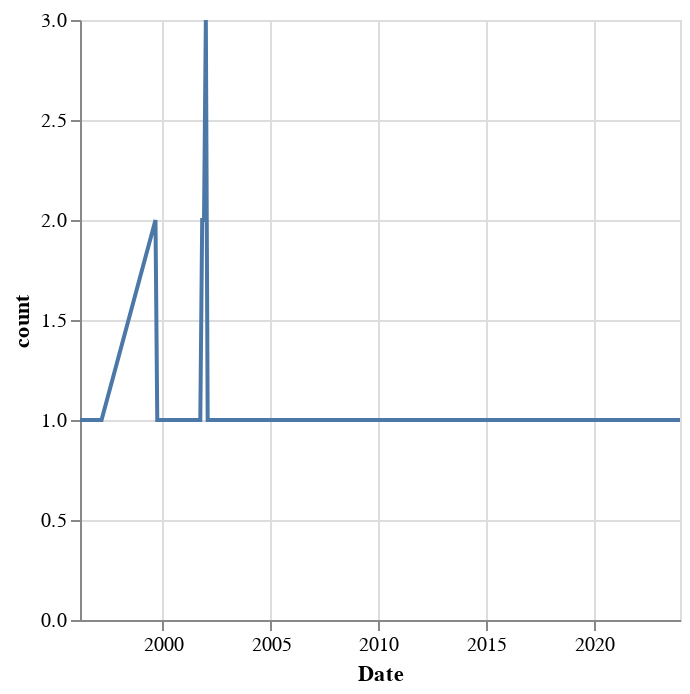

Notebook code cell kept with this figure:
### Code cell
res.filter(c("match_priority") == 1)["Date"].value_counts(sort=True).plot.line(
    x="Date", y="count"
)

### Figure 1 — Vega-Lite specification as saved in the notebook (floating-point values rounded to 4 significant figures)
{"config": {"view": {"continuousWidth": 300, "continuousHeight": 300}}, "data": {"name": "data-ff644e2a5d095bd95d89c9a03ea03c3d"}, "mark": {"type": "line", "tooltip": true}, "encoding": {"x": {"field": "Date", "type": "temporal"}, "y": {"field": "count", "type": "quantitative"}}, "params": [{"name": "param_2", "select": {"type": "interval", "encodings": ["x", "y"]}, "bind": "scales"}], "$schema": "https://vega.github.io/schema/vega-lite/v5.20.1.json", "datasets": {"data-ff644e2a5d095bd95d89c9a03ea03c3d": [{"Date": "2001-12-31T00:00:00", "count": 3}, {"Date": "1999-08-31T00:00:00", "count": 2}, {"Date": "2001-10-30T00:00:00", "count": 2}, {"Date": "2001-11-30T00:00:00", "count": 2}, {"Date": "1996-02-29T00:00:00", "count": 1}, {"Date": "1996-09-30T00:00:00", "count": 1}, {"Date": "1996-12-31T00:00:00", "count": 1}, {"Date": "1997-02-28T00:00:00", "count": 1}, {"Date": "1999-09-30T00:00:00", "count": 1}, {"Date": "1999-10-29T00:00:00", "count": 1}, {"Date": "1999-11-30T00:00:00", "count": 1}, {"Date": "1999-12-31T00:00:00", "count": 1}, {"Date": "2000-02-29T00:00:00", "count": 1}, {"Date": "2000-11-30T00:00:00", "count": 1}, {"Date": "2000-12-29T00:00:00", "count": 1}, {"Date": "2001-01-31T00:00:00", "count": 1}, {"Date": "2001-02-28T00:00:00", "count": 1}, {"Date": "2001-03-30T00:00:00", "count": 1}, {"Date": "2001-04-30T00:00:00", "count": 1}, {"Date": "2001-09-28T00:00:00", "count": 1}, {"Date": "2002-01-31T00:00:00", "count": 1}, {"Date": "2002-02-28T00:00:00", "count": 1}, {"Date": "2002-03-28T00:00:00", "count": 1}, {"Date": "2002-08-30T00:00:00", "count": 1}, {"Date": "2002-09-30T00:00:00", "count": 1}, {"Date": "2002-10-31T00:00:00", "count": 1}, {"Date": "2002-11-29T00:00:00", "count": 1}, {"Date": "2003-09-30T00:00:00", "count": 1}, {"Date": "2006-03-31T00:00:00", "count": 1}, {"Date": "2006-04-28T00:00:00", "count": 1}, {"Date": "2006-05-31T00:00:00", "count": 1}, {"Date": "2006-06-30T00:00:00", "count": 1}, {"Date": "2008-09-30T00:00:00", "count": 1}, {"Date": "2009-06-30T00:00:00", "count": 1}, {"Date": "2011-12-30T00:00:00", "count": 1}, {"Date": "2013-12-31T00:00:00", "count": 1}, {"Date": "2014-01-31T00:00:00", "count": 1}, {"Date": "2014-02-28T00:00:00", "count": 1}, {"Date": "2014-03-31T00:00:00", "count": 1}, {"Date": "2015-10-30T00:00:00", "count": 1}, {"Date": "2015-11-30T00:00:00", "count": 1}, {"Date": "2015-12-31T00:00:00", "count": 1}, {"Date": "2016-01-29T00:00:00", "count": 1}, {"Date": "2016-02-29T00:00:00", "count": 1}, {"Date": "2016-03-31T00:00:00", "count": 1}, {"Date": "2016-04-29T00:00:00", "count": 1}, {"Date": "2016-05-31T00:00:00", "count": 1}, {"Date": "2023-12-29T00:00:00", "count": 1}]}}
